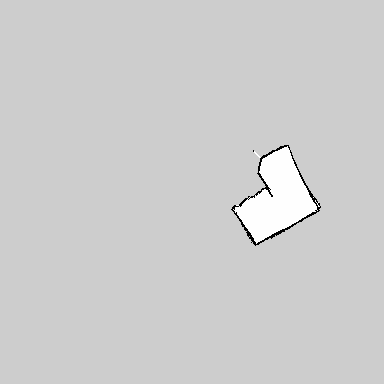
//> input picture HIGO_ROBOT/gohi_2dnav/map/chuanglian.pgm, 384 x 384 px
$ ./getpath   (built with g++ and OpenCV 4)
//> lines starting //> are read from the running program, lines starting //| are printed output that depends on the picture; after the words box and inside, x2 and y2 are one past the last pixel; in counts of white or black regions, pixels touching at a corner belong together
#include "opencv2/highgui/highgui.hpp"
#include "opencv2/imgproc/imgproc.hpp"
#include "opencv2/core/core.hpp"
#include <iostream>
#include <stdio.h>
#include <stdlib.h>
using namespace cv;
using namespace std;
Mat srcImage; Mat src_gray;
int thresh = 255;
int max_thresh = 255;
RNG rng(12345);


void thresh_callback(int, void*)
{

	Mat canny_output;
	vector<vector <Point> > contours;
	vector<Vec4i> hierarchy;
	// 用Canny算子检测边缘
	Canny(src_gray, canny_output, thresh, thresh * 2, 3);
	// 寻找轮廓
	findContours(canny_output, contours, hierarchy,
		CV_RETR_TREE, CV_CHAIN_APPROX_SIMPLE, Point(0, 0));
	/// 绘出轮廓
	Mat drawing = Mat::zeros(canny_output.size(), CV_8UC3);
	for (int i = 0; i< contours.size(); i++)
	{
		Scalar color = Scalar(rng.uniform(0, 255),
			rng.uniform(0, 255), rng.uniform(0, 255));
		drawContours(drawing, contours, i, color, 2, 8, hierarchy, 0, Point());


	}

	cout << contours.size() << endl;
	//打印轮廓信息
	std::cout << "共有外围轮廓：" << contours.size() << "条" << std::endl;
	std::vector<std::vector<Point> >::const_iterator itContours = contours.begin();
	for (; itContours != contours.end(); ++itContours)
	{
		std::cout << "每个轮廓的长度: " << itContours->size() << std::endl;

	}

	//除去太长或者太短的轮廓
	int cmin = 100;
	int cmax = 1000;
	std::vector<std::vector<Point> >::iterator itc = contours.begin();

        while (itc != contours.end())
	{
		if (itc->size() < cmin || itc->size() > cmax)
			itc = contours.erase(itc);
                        //continue;
		else
			++itc;
	}

	Mat result(drawing.size(), CV_8U, Scalar(255));
	// 显示轮廓结果
	namedWindow("Contours", CV_WINDOW_AUTOSIZE);
	imshow("Contours", drawing);
	//将轮廓重绘于白板上
	result.setTo(Scalar(255));
	drawContours(result, contours, -1, Scalar(0), 1);
	imshow("resulr", result);
	cout << result.channels() << endl;
	cout << result.rows << endl;
	cout << result.cols << endl;

        cv::imwrite("/home/ros/gohi_ws/src/HIGO_ROBOT/robot_blockly/scripts/map.jpg",result);


}


int main()
{
	cv::Mat srcImage =
		cv::imread("/home/ros/gohi_ws/src/HIGO_ROBOT/gohi_2dnav/map/chuanglian.pgm");
//> srcImage is the input picture: 384 rows x 384 cols, CV_8UC3; min 0, max 254, mean 205.5
	if (!srcImage.data)
		return -1;
	// 转成灰度并平滑
	cvtColor(srcImage, src_gray, CV_BGR2GRAY);
	blur(src_gray, src_gray, Size(3, 3));
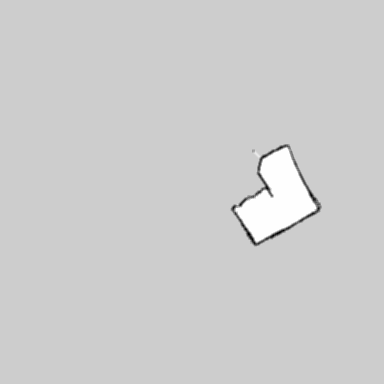
//> src_gray: 384 rows x 384 cols, CV_8UC1; min 0, max 254, mean 205.5

	// 创建窗体
	char* source_window = "srcImage";
	namedWindow(source_window, CV_WINDOW_AUTOSIZE);
	imshow(source_window, srcImage);
	// 滑动条控制canny阈值
	createTrackbar(" threth:", "srcImage", &thresh, max_thresh, thresh_callback);
	thresh_callback(0, 0);
//> in thresh_callback, `Canny(src_gray, canny_output, thresh, thresh * 2, 3);`:
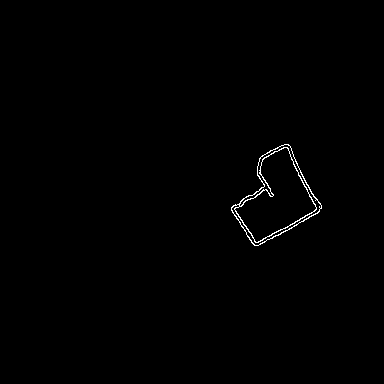
//> canny_output: 384 rows x 384 cols, CV_8UC1; 0.5% white in thin lines or dots, all inside (x1, y1, x2, y2) = (231, 144, 322, 246)
//> in thresh_callback, `findContours(canny_output, contours, hierarchy, CV_RETR_TREE, CV_CHAIN..`: contours = 3 contours; box (x1, y1, x2, y2) and area: (231, 144, 322, 246) 4828, (234, 147, 317, 243) 3832, (231, 144, 322, 246) 786
//> the loop in thresh_callback, `for (int i = 0; i< contours.size(); i++)` made 3 passes
//| 3
//| 共有外围轮廓：3条
//> the loop in thresh_callback, `for (; itContours != contours.end(); ++itContours)` made 3 passes
//| 每个轮廓的长度: 179
//| 每个轮廓的长度: 182
//| 每个轮廓的长度: 374
//> the loop in thresh_callback, `while (itc != contours.end())` made 3 passes
//| 1
//| 384
//| 384

	cv::waitKey(0);

	return(0);
}
